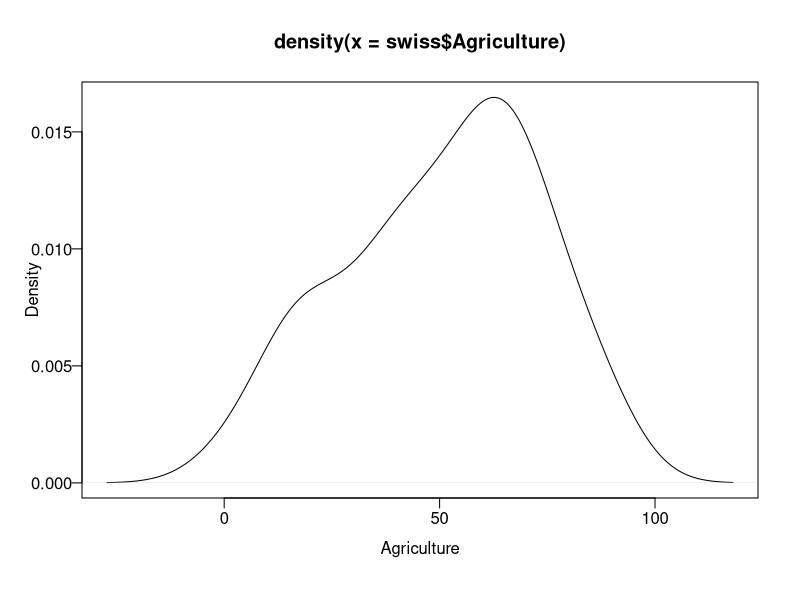
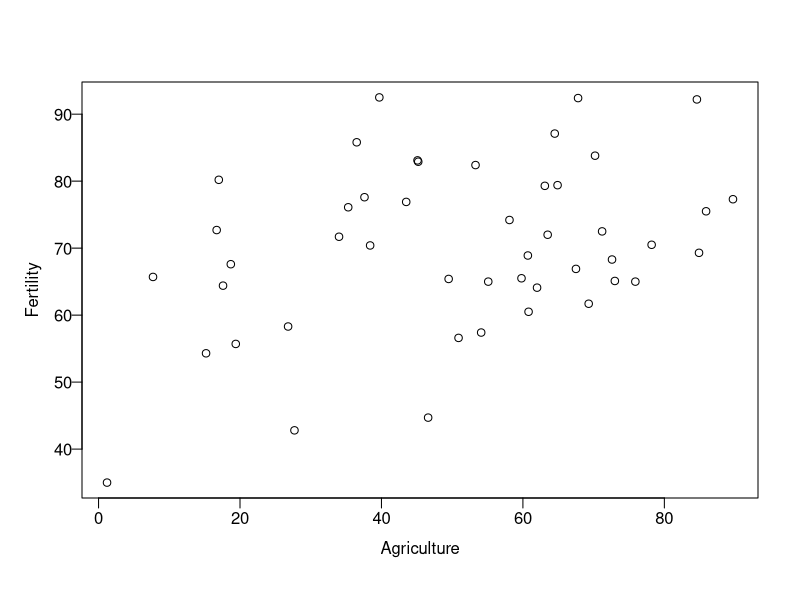

Reproduce these figures in R, in order.
## ---- chunk 1
#| label: setup
#| include: false
params <- list(html=knitr::is_html_output())
knitr::opts_chunk$set(echo = params$html)
## ---- chunk 2
#| label: tbl-cor
#| tbl-cap: "The correlation matrix of the `swiss` data"
knitr::kable(round(cor(swiss),4), booktabs=TRUE, linesep="")
## ---- chunk 3
#| label: fig-kde
#| fig-cap: "Proportion of males involved in agricultural occupations in 47 French speaking swiss provinces (1888). Kernel density estimate."
#| fig-height: 3
#| fig-width: 4
plot(density(swiss$Agriculture), xlab="Agriculture", las=1, mgp=c(2,0.5,0))
## ---- chunk 4
#| label: fig-scat
#| fig-cap: "A caption can contain \\_underscores\\_ and $\\sqrt v$ formulae."
#| fig-height: 3
#| fig-width: 4
plot(Fertility~Agriculture, swiss, las=1, mgp=c(2,0.5,0))
## ---- chunk 5
#| label: printdat
print(swiss)
